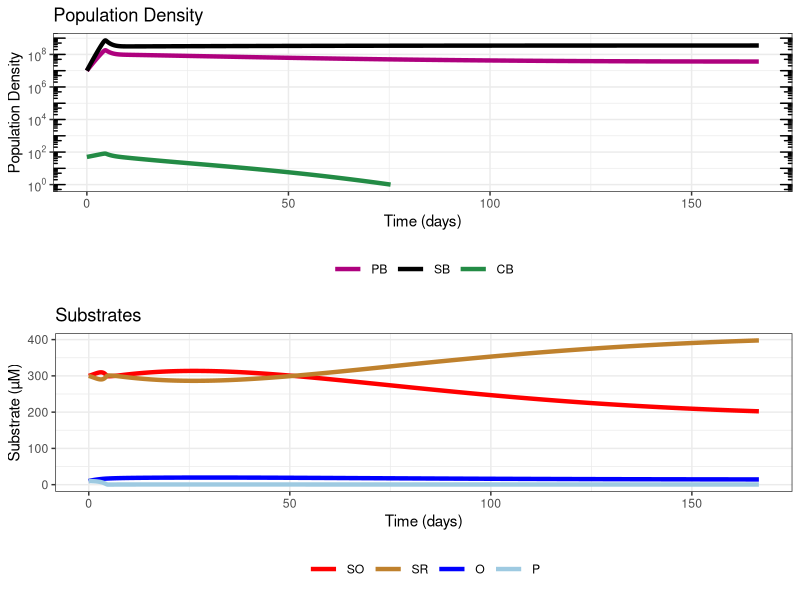
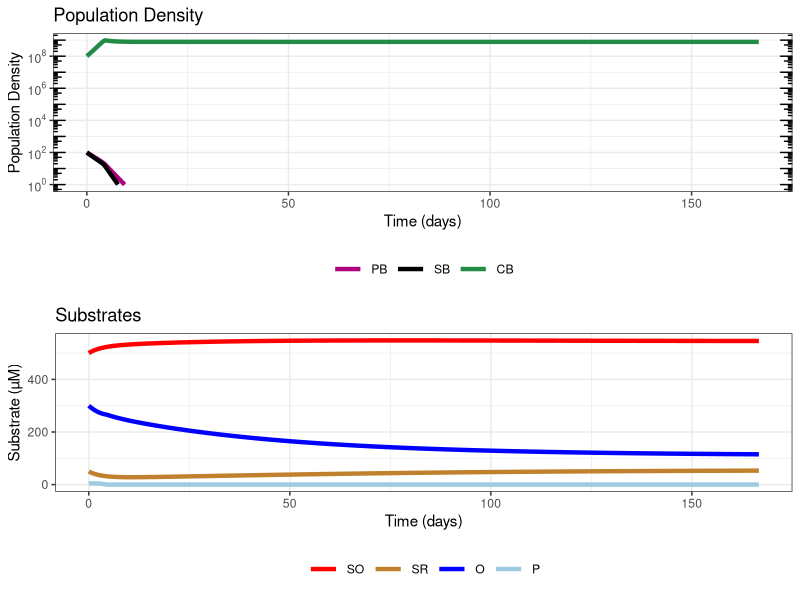

R code for these plots, in order:
install.packages('deSolve')
install.packages('ggplot2')
install.packages('reshape')
install.packages('gridExtra')
install.packages('scales')
library('deSolve')
library('ggplot2')
library('reshape')
library('gridExtra')
library('scales')

# plot results function
plot_results <- function(init_df = init_df){
  
  # Populaton Density Dynamics
  rec_growth <- cbind.data.frame(PB=init_df$N_PB, 
                                 SB=init_df$N_SB, 
                                 CB=init_df$N_CB)
  ss_growth <- melt(rec_growth)
  ss_growth$time <- times
  
  p1 <- ggplot(data=ss_growth, mapping=aes(x=time/24, y=value, col=variable)) + 
    geom_line(lwd=1.5)  + 
    scale_color_manual(values=c("#ae017e", "black", "#238b45")) + 
    ggtitle('Population Density') +
    theme_bw() + 
    ylab("") +
    xlab('Time (days)') +
    theme(legend.position = "bottom", legend.key.size = unit(0.8, "cm"), legend.direction = "horizontal")+ 
    ylab('Population Density') +
    theme(legend.title=element_blank()) +
    scale_y_log10(limits = c(1,NA),
                  breaks = trans_breaks("log10", function(x) 10^x),
                  labels = trans_format("log10", math_format(10^.x))) + 
    annotation_logticks(sides = 'lr')
  
  # Substrate dynamics
  rec_substrate <- cbind.data.frame(SO=init_df$SO, SR=init_df$SR, O=init_df$O, P= init_df$P)
  ss_substrate <- melt(rec_substrate)
  ss_substrate$time <- times
  
  p2 <- ggplot(data=ss_substrate, mapping=aes(x=time/24, y=value, col=variable)) + 
    geom_line(lwd=1.5) +
    theme_bw() + 
    theme(legend.position = "bottom", legend.key.size = unit(0.8, "cm"))  + 
    scale_color_manual(values=c("red", "#bf812d", "blue", "#9ecae1")) +
    ggtitle('Substrates') + 
    ylab("Substrate (µM)") +
    xlab('Time (days)') +
    theme(legend.title=element_blank())
  
  
  return(grid.arrange(p1, p2, nrow=2))
}


## multi-species dynamic growth model
community_model <- function(time, y, parms){
  with(as.list(c(y, parms)), {
    g_CB_P     <- gmax_CB * ( P / (K_CB_P + P) ) # (8.1)
    g_PB_P_SR  <- gmax_PB * ( P / (K_PB_P + P) ) *  ( SR / (K_PB_SR + SR) ) # (8.2)
    g_SB_P_SO  <- gmax_SB * ( P / (K_SB_P + P) ) *  ( SO / (K_SB_SO + SO) ) # (8.3)
    
    h_CB_SR <- 1 / ( 1 + (SR / KH_CB_SR) ) # (9.1)
    h_PB_O  <- 1 / ( 1 + (O  / KH_PB_O) )  # (9.2)
    h_SB_O  <- 1 / ( 1 + (O  / KH_SB_O) )  # (9.3)

    dN_CB  <- (g_CB_P    * h_CB_SR * N_CB) - (m_CB * N_CB)  # (1)
    dN_PB  <- (g_PB_P_SR * h_PB_O  * N_PB) - (m_PB * N_PB)  # (2)
    dN_SB  <- (g_SB_P_SO * h_SB_O  * N_SB) - (m_SB * N_SB)  # (3)
    
    dSO <-   (1/y_S_PB * g_PB_P_SR * h_PB_O  * N_PB) - (1/y_S_SB * g_SB_P_SO * h_SB_O * N_SB) + (c * O * SR) + ( a_s * (S_O_b - SO) )  # (4)
    dSR <- - (1/y_S_PB * g_PB_P_SR * h_PB_O  * N_PB) + (1/y_S_SB * g_SB_P_SO * h_SB_O * N_SB) - (c * O * SR) + ( a_s * (S_R_b - SR) )  # (5)
    dO  <-   (p_CB     * g_CB_P    * h_CB_SR * N_CB) - (c * O *SR) + ( a_O * (O_b - O) )  # (6)
    dP  <- - (1/y_P_CB * g_CB_P    * h_CB_SR * N_CB) - (1/y_P_PB * g_PB_P_SR * h_PB_O * N_PB) - (1/y_P_SB * g_SB_P_SO * h_SB_O * N_SB) + ( a_P * (P_b - P) ) # (7)
    
    
    return(list(c(dN_CB, 
                  dN_PB, 
                  dN_SB,
                  
                  dSO, 
                  dSR, 
                  dO, 
                  dP)))
  })}



# growth parameters 
gmax_CB <- 0.05 # Maximum specific growth rate of CB [hr-1]
gmax_PB <- 0.07 # Maximum specific growth rate of PB [hr-1]
gmax_SB <- 0.1 # Maximum specific growth rate of SB [hr-1]

# Half-saturation constant
K_PB_SR <- 10.0  # Half-saturation constant of PB on reduced sulfur [μM]
K_SB_SO <- 5.00  # Half-saturation constant of SB on oxidized sulfur [μM]
K_CB_P  <- 0.20  # Half-saturation constant of CB on phosphorus [μM]
K_PB_P  <- 0.50  # Half-saturation constant of PB on phosphorus [μM]
K_SB_P  <- 0.50  # Half-saturation constant of SB on phosphorus [μM]

# Half-inhibition constant
KH_CB_SR <- 300  # Half-inhibition constant of CB on reduced sulfur [μM]
KH_PB_O  <- 100  # Half-inhibition constant of PB on oxygen [μM]
KH_SB_O  <- 100  # Half-inhibition constant of SB on oxygen [μM]

# Yields
y_S_SB <- 3.33E7 # Yield of SB on oxidized sulfur [cells/µM]
y_S_PB <- 1.25E7 # Yield of PB on reduced sulfur [cells/µM]
y_P_CB <- 1.67E8 # Yield of CB on phosphorus [cells/µM]
y_P_PB <- 1.67E8 # Yield of PB on phosphorus [cells/µM]
y_P_SB <- 1.67E8 # Yield of SB on phosphorus [cells/µM]

# Production
p_CB <- 6E-9 # Production of oxygen per cyanobacterial cell [µM/cell]

# Mortality rate
m_CB <- 0.020 # Mortality rate of CB [1/h]
m_PB <- 0.028 # Mortality rate of PB [1/h]
m_SB <- 0.040 # Mortality rate of SB [1/h]

# Diffusivity 
a_s <- 0.001 # Diffusivity of sulfur [1/h]
a_O <- 8E-4 # Diffusivity of oxygen (10E-6 - 10E-2) [1/h]
a_P <- 0.010 # Diffusivity of phosphorus* [1/h]

# Background concentration
S_R_b <- 300 # Background concentration of reduced sulfur [µM]
S_O_b <- 300 # Background concentration of oxidized sulfur [µM]
O_b   <- 300 # Background concentration of oxygen [µM]
P_b   <- 9.5 # Background concentration of phosphorus (2 − 10) [µM]

c <- 4E-5 # Oxidation rate of reduced sulfur [1/µM * 1/h]


parms <- c(gmax_CB = gmax_CB,
           gmax_PB = gmax_PB,
           gmax_SB = gmax_SB,
           
           # Half-saturation constant
           K_PB_SR = K_PB_SR,
           K_SB_SO = K_SB_SO,
           K_CB_P = K_CB_P,
           K_PB_P = K_PB_P,
           K_SB_P = K_SB_P,
           
           # Half-inhibition constant
           KH_CB_SR = KH_CB_SR,
           KH_PB_O = KH_PB_O,
           KH_SB_O = KH_SB_O,
           
           # Yields
           y_S_SB = y_S_SB,
           y_S_PB = y_S_PB,
           y_P_CB = y_P_CB,
           y_P_PB = y_P_PB,
           y_P_SB = y_P_SB,
           
           # Production
           p_CB = p_CB,
           
           # Mortality rate
           m_CB = m_CB,
           m_PB = m_PB,
           m_SB = m_SB,
           
           # Diffusivity 
           a_s = a_s,
           a_O = a_O,
           a_P = a_P,
           
           # Background concentration
           S_R_b = S_R_b,
           S_O_b = S_O_b,
           O_b = O_b,
           P_b = P_b,
           
           c = c
)

# Time
times <- seq(from = 0, to = 4000, by = 1)

# SCENARIO I

# Environment
y <- c(N_CB = 5E1,
       N_PB = 1E7,
       N_SB = 1E7,
       
       SO = 300,
       SR = 300,
       O  = 10,
       P  = 10)

init_batch <- ode(y, times, community_model, parms)
init_df_batch <- data.frame(init_batch)
plot_results(init_df = init_df_batch)

# SCENARIO II
y <- c(N_CB = 1E8,
       N_PB = 1E2,
       N_SB = 1E2,
       
       SO = 500,
       SR = 50,
       O  = 300,
       P  = 4)

init_batch <- ode(y, times, community_model, parms)
init_df_batch <- data.frame(init_batch)
plot_results(init_df = init_df_batch)
